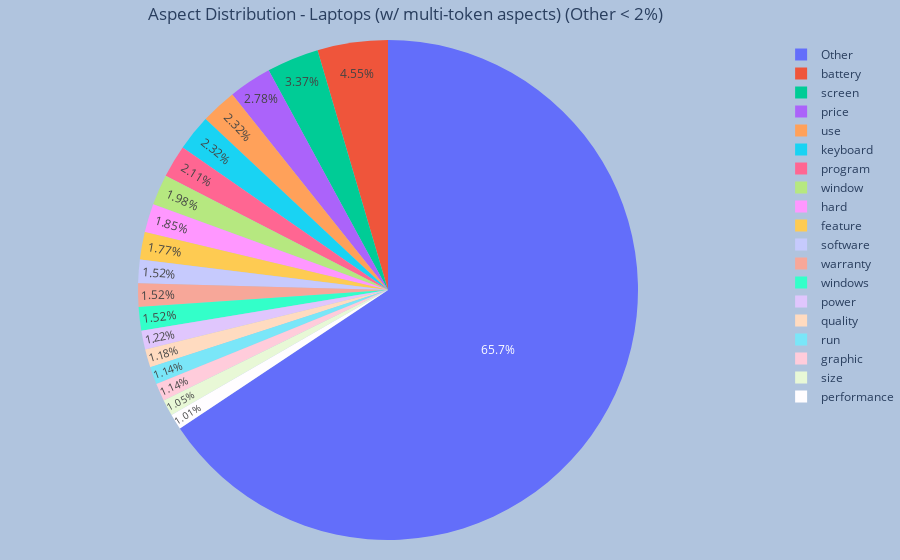

Notebook code cell kept with this figure:
### Code cell
aspect_dist("lap_multi", lemmas=True)

### Figure 1 — Plotly figure (JSON) as saved in the notebook; plotly's stock layout.template omitted (floating-point values rounded to 4 significant figures)
{"data": [{"domain": {"x": [0, 1], "y": [0, 1]}, "hovertemplate": "aspect=%{label}<br>count=%{value}<extra></extra>", "labels": ["Other", "battery", "screen", "price", "use", "keyboard", "program", "window", "hard", "feature", "software", "warranty", "windows", "power", "quality", "run", "graphic", "size", "performance"], "legendgroup": "", "name": "", "showlegend": true, "textposition": "inside", "type": "pie", "values": [1558, 108, 80, 66, 55, 55, 50, 47, 44, 42, 36, 36, 36, 29, 28, 27, 27, 25, 24]}], "layout": {"legend": {"tracegroupgap": 0}, "margin": {"b": 20, "l": 10, "r": 1, "t": 40}, "paper_bgcolor": "LightSteelBlue", "title": {"text": "Aspect Distribution - Laptops (w/ multi-token aspects) (Other < 2%)", "x": 0.45}}}
